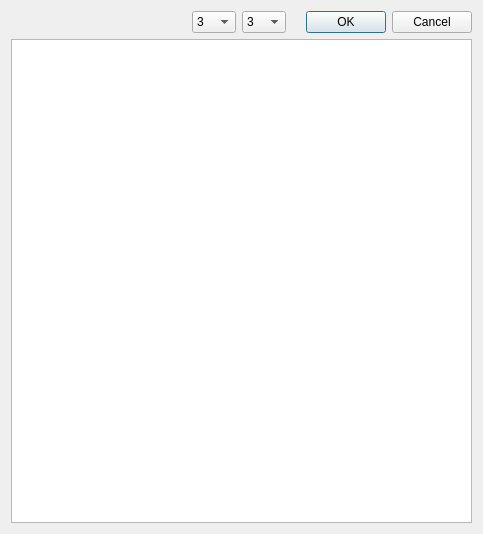
<?xml version="1.0" encoding="UTF-8"?>
<ui version="4.0">
 <class>CustomFilter</class>
 <widget class="QDialog" name="CustomFilter">
  <property name="geometry">
   <rect>
    <x>0</x>
    <y>0</y>
    <width>483</width>
    <height>534</height>
   </rect>
  </property>
  <property name="windowTitle">
   <string>Dialog</string>
  </property>
  <layout class="QVBoxLayout" name="verticalLayout_2">
   <item>
    <layout class="QVBoxLayout" name="verticalLayout">
     <item>
      <layout class="QHBoxLayout" name="horizontalLayout">
       <item>
        <spacer name="hs_line">
         <property name="orientation">
          <enum>Qt::Horizontal</enum>
         </property>
         <property name="sizeHint" stdset="0">
          <size>
           <width>40</width>
           <height>20</height>
          </size>
         </property>
        </spacer>
       </item>
       <item>
        <widget class="QComboBox" name="cb_width">
         <property name="currentText">
          <string>3</string>
         </property>
         <property name="currentIndex">
          <number>1</number>
         </property>
         <item>
          <property name="text">
           <string>1</string>
          </property>
         </item>
         <item>
          <property name="text">
           <string>3</string>
          </property>
         </item>
         <item>
          <property name="text">
           <string>5</string>
          </property>
         </item>
         <item>
          <property name="text">
           <string>7</string>
          </property>
         </item>
         <item>
          <property name="text">
           <string>9</string>
          </property>
         </item>
         <item>
          <property name="text">
           <string>11</string>
          </property>
         </item>
         <item>
          <property name="text">
           <string>13</string>
          </property>
         </item>
         <item>
          <property name="text">
           <string>15</string>
          </property>
         </item>
        </widget>
       </item>
       <item>
        <widget class="QComboBox" name="cb_height">
         <property name="currentIndex">
          <number>1</number>
         </property>
         <item>
          <property name="text">
           <string>1</string>
          </property>
         </item>
         <item>
          <property name="text">
           <string>3</string>
          </property>
         </item>
         <item>
          <property name="text">
           <string>5</string>
          </property>
         </item>
         <item>
          <property name="text">
           <string>7</string>
          </property>
         </item>
         <item>
          <property name="text">
           <string>9</string>
          </property>
         </item>
         <item>
          <property name="text">
           <string>11</string>
          </property>
         </item>
         <item>
          <property name="text">
           <string>13</string>
          </property>
         </item>
         <item>
          <property name="text">
           <string>15</string>
          </property>
         </item>
        </widget>
       </item>
       <item>
        <widget class="QDialogButtonBox" name="dbb_press">
         <property name="minimumSize">
          <size>
           <width>160</width>
           <height>0</height>
          </size>
         </property>
         <property name="orientation">
          <enum>Qt::Horizontal</enum>
         </property>
         <property name="standardButtons">
          <set>QDialogButtonBox::Cancel|QDialogButtonBox::Ok</set>
         </property>
        </widget>
       </item>
      </layout>
     </item>
     <item>
      <widget class="QTableWidget" name="tw_table">
       <property name="sizePolicy">
        <sizepolicy hsizetype="Expanding" vsizetype="Expanding">
         <horstretch>0</horstretch>
         <verstretch>0</verstretch>
        </sizepolicy>
       </property>
       <property name="frameShape">
        <enum>QFrame::StyledPanel</enum>
       </property>
       <property name="frameShadow">
        <enum>QFrame::Sunken</enum>
       </property>
       <property name="lineWidth">
        <number>1</number>
       </property>
       <property name="midLineWidth">
        <number>0</number>
       </property>
       <property name="verticalScrollBarPolicy">
        <enum>Qt::ScrollBarAlwaysOff</enum>
       </property>
       <property name="horizontalScrollBarPolicy">
        <enum>Qt::ScrollBarAsNeeded</enum>
       </property>
       <property name="sizeAdjustPolicy">
        <enum>QAbstractScrollArea::AdjustToContentsOnFirstShow</enum>
       </property>
       <property name="autoScroll">
        <bool>true</bool>
       </property>
       <property name="selectionMode">
        <enum>QAbstractItemView::ExtendedSelection</enum>
       </property>
       <property name="selectionBehavior">
        <enum>QAbstractItemView::SelectItems</enum>
       </property>
       <property name="textElideMode">
        <enum>Qt::ElideRight</enum>
       </property>
       <property name="verticalScrollMode">
        <enum>QAbstractItemView::ScrollPerPixel</enum>
       </property>
       <property name="showGrid">
        <bool>true</bool>
       </property>
       <property name="gridStyle">
        <enum>Qt::SolidLine</enum>
       </property>
       <property name="wordWrap">
        <bool>false</bool>
       </property>
       <property name="cornerButtonEnabled">
        <bool>true</bool>
       </property>
       <property name="rowCount">
        <number>0</number>
       </property>
       <property name="columnCount">
        <number>0</number>
       </property>
       <attribute name="horizontalHeaderVisible">
        <bool>false</bool>
       </attribute>
       <attribute name="horizontalHeaderMinimumSectionSize">
        <number>13</number>
       </attribute>
       <attribute name="horizontalHeaderDefaultSectionSize">
        <number>30</number>
       </attribute>
       <attribute name="horizontalHeaderHighlightSections">
        <bool>true</bool>
       </attribute>
       <attribute name="horizontalHeaderShowSortIndicator" stdset="0">
        <bool>false</bool>
       </attribute>
       <attribute name="horizontalHeaderStretchLastSection">
        <bool>false</bool>
       </attribute>
       <attribute name="verticalHeaderVisible">
        <bool>false</bool>
       </attribute>
       <attribute name="verticalHeaderCascadingSectionResizes">
        <bool>false</bool>
       </attribute>
       <attribute name="verticalHeaderMinimumSectionSize">
        <number>21</number>
       </attribute>
       <attribute name="verticalHeaderDefaultSectionSize">
        <number>30</number>
       </attribute>
       <attribute name="verticalHeaderHighlightSections">
        <bool>false</bool>
       </attribute>
       <attribute name="verticalHeaderShowSortIndicator" stdset="0">
        <bool>false</bool>
       </attribute>
      </widget>
     </item>
    </layout>
   </item>
  </layout>
 </widget>
 <resources/>
 <connections>
  <connection>
   <sender>dbb_press</sender>
   <signal>accepted()</signal>
   <receiver>CustomFilter</receiver>
   <slot>accept()</slot>
   <hints>
    <hint type="sourcelabel">
     <x>248</x>
     <y>254</y>
    </hint>
    <hint type="destinationlabel">
     <x>157</x>
     <y>274</y>
    </hint>
   </hints>
  </connection>
  <connection>
   <sender>dbb_press</sender>
   <signal>rejected()</signal>
   <receiver>CustomFilter</receiver>
   <slot>reject()</slot>
   <hints>
    <hint type="sourcelabel">
     <x>316</x>
     <y>260</y>
    </hint>
    <hint type="destinationlabel">
     <x>286</x>
     <y>274</y>
    </hint>
   </hints>
  </connection>
 </connections>
</ui>
